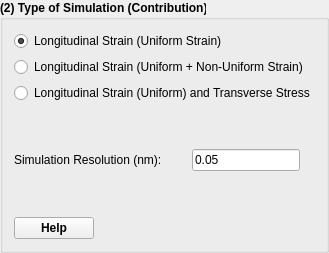
         <widget class="QGroupBox" name="groupBox_9">
          <property name="sizePolicy">
           <sizepolicy hsizetype="Maximum" vsizetype="Preferred">
            <horstretch>0</horstretch>
            <verstretch>0</verstretch>
           </sizepolicy>
          </property>
          <property name="font">
           <font>
            <weight>75</weight>
            <bold>true</bold>
           </font>
          </property>
          <property name="title">
           <string>(2) Type of Simulation (Contribution)</string>
          </property>
          <layout class="QGridLayout" name="gridLayout_32">
           <item row="0" column="0">
            <layout class="QGridLayout" name="gridLayout_31">
             <item row="0" column="1" colspan="2">
              <widget class="QRadioButton" name="radioButton_TypeSimulationLS">
               <property name="font">
                <font>
                 <weight>50</weight>
                 <bold>false</bold>
                </font>
               </property>
               <property name="text">
                <string>Longitudinal Strain (Uniform Strain)</string>
               </property>
               <property name="checked">
                <bool>true</bool>
               </property>
              </widget>
             </item>
             <item row="1" column="1" colspan="2">
              <widget class="QRadioButton" name="radioButton_TypeSimulationLSNUS">
               <property name="font">
                <font>
                 <weight>50</weight>
                 <bold>false</bold>
                </font>
               </property>
               <property name="text">
                <string>Longitudinal Strain (Uniform + Non-Uniform Strain)</string>
               </property>
              </widget>
             </item>
             <item row="2" column="1" colspan="2">
              <widget class="QRadioButton" name="radioButton_TypeSimulationLSC">
               <property name="font">
                <font>
                 <weight>50</weight>
                 <bold>false</bold>
                </font>
               </property>
               <property name="text">
                <string>Longitudinal Strain (Uniform) and Transverse Stress</string>
               </property>
              </widget>
             </item>
             <item row="5" column="2">
              <spacer name="verticalSpacer_5">
               <property name="orientation">
                <enum>Qt::Vertical</enum>
               </property>
               <property name="sizeHint" stdset="0">
                <size>
                 <width>20</width>
                 <height>40</height>
                </size>
               </property>
              </spacer>
             </item>
             <item row="4" column="1">
              <widget class="QLabel" name="label_26">
               <property name="font">
                <font>
                 <weight>50</weight>
                 <bold>false</bold>
                </font>
               </property>
               <property name="text">
                <string>Simulation Resolution (nm):</string>
               </property>
              </widget>
             </item>
             <item row="4" column="2">
              <widget class="QLineEdit" name="lineEdit_SimulationResolution">
               <property name="sizePolicy">
                <sizepolicy hsizetype="Maximum" vsizetype="Fixed">
                 <horstretch>0</horstretch>
                 <verstretch>0</verstretch>
                </sizepolicy>
               </property>
               <property name="font">
                <font>
                 <weight>50</weight>
                 <bold>false</bold>
                </font>
               </property>
               <property name="text">
                <string>0.05</string>
               </property>
              </widget>
             </item>
             <item row="3" column="1">
              <spacer name="verticalSpacer_6">
               <property name="orientation">
                <enum>Qt::Vertical</enum>
               </property>
               <property name="sizeHint" stdset="0">
                <size>
                 <width>20</width>
                 <height>40</height>
                </size>
               </property>
              </spacer>
             </item>
             <item row="6" column="1">
              <widget class="QPushButton" name="pushButton_HelpTypeSimulationOSA">
               <property name="sizePolicy">
                <sizepolicy hsizetype="Maximum" vsizetype="Fixed">
                 <horstretch>0</horstretch>
                 <verstretch>0</verstretch>
                </sizepolicy>
               </property>
               <property name="text">
                <string>Help</string>
               </property>
               <property name="icon">
                <iconset>
                 <normaloff>DESIGN_Resource/Help.png</normaloff>DESIGN_Resource/Help.png</iconset>
               </property>
              </widget>
             </item>
            </layout>
           </item>
          </layout>
         </widget>
